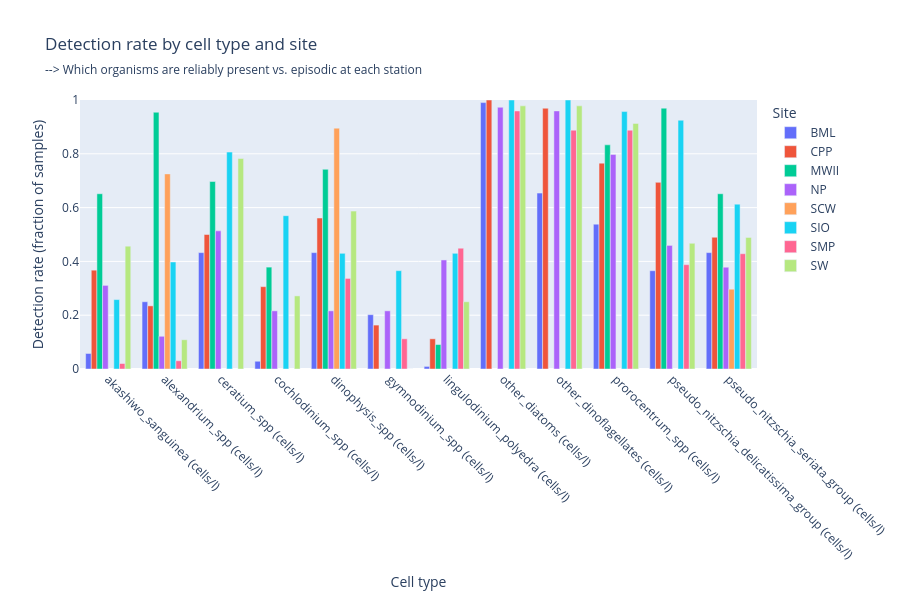

Notebook code for this chart:
### Code cell
fig_rate = px.bar(
    summary_,
    x="cell_type",
    y="detection_rate",
    color="site_code",
    barmode="group",
    title="Detection rate by cell type and site",
    subtitle=" --> Which organisms are reliably present vs. episodic at each station",
    labels={
        "cell_type": "Cell type",
        "detection_rate": "Detection rate (fraction of samples)",
        "site_code": "Site",
    },
)

fig_rate.update_layout(
    xaxis_tickangle=45,
    height=600,
    yaxis=dict(range=[0, 1]),
)

fig_rate.show()
fig_rate.write_image(FIG_DIR / 'who_rate.pdf')
fig_rate.write_image(FIG_DIR / 'who_rate.png')

### Figure 1 — Plotly figure (JSON) as saved in the notebook; plotly's stock layout.template omitted (floating-point values rounded to 4 significant figures)
{"data": [{"alignmentgroup": "True", "hovertemplate": "Site=BML<br>Cell type=%{x}<br>Detection rate (fraction of samples)=%{y}<extra></extra>", "legendgroup": "BML", "marker": {"color": "#636efa", "pattern": {"shape": ""}}, "name": "BML", "offsetgroup": "BML", "orientation": "v", "showlegend": true, "textposition": "auto", "type": "bar", "x": ["akashiwo_sanguinea (cells/l)", "alexandrium_spp (cells/l)", "ceratium_spp (cells/l)", "cochlodinium_spp (cells/l)", "dinophysis_spp (cells/l)", "gymnodinium_spp (cells/l)", "lingulodinium_polyedra (cells/l)", "other_diatoms (cells/l)", "other_dinoflagellates (cells/l)", "prorocentrum_spp (cells/l)", "pseudo_nitzschia_delicatissima_group (cells/l)", "pseudo_nitzschia_seriata_group (cells/l)"], "xaxis": "x", "y": [0.05769, 0.25, 0.4327, 0.02885, 0.4327, 0.2019, 0.009615, 0.9904, 0.6538, 0.5385, 0.3654, 0.4327], "yaxis": "y"}, {"alignmentgroup": "True", "hovertemplate": "Site=CPP<br>Cell type=%{x}<br>Detection rate (fraction of samples)=%{y}<extra></extra>", "legendgroup": "CPP", "marker": {"color": "#EF553B", "pattern": {"shape": ""}}, "name": "CPP", "offsetgroup": "CPP", "orientation": "v", "showlegend": true, "textposition": "auto", "type": "bar", "x": ["akashiwo_sanguinea (cells/l)", "alexandrium_spp (cells/l)", "ceratium_spp (cells/l)", "cochlodinium_spp (cells/l)", "dinophysis_spp (cells/l)", "gymnodinium_spp (cells/l)", "lingulodinium_polyedra (cells/l)", "other_diatoms (cells/l)", "other_dinoflagellates (cells/l)", "prorocentrum_spp (cells/l)", "pseudo_nitzschia_delicatissima_group (cells/l)", "pseudo_nitzschia_seriata_group (cells/l)"], "xaxis": "x", "y": [0.3673, 0.2347, 0.5, 0.3061, 0.5612, 0.1633, 0.1122, 1.0, 0.9694, 0.7653, 0.6939, 0.4898], "yaxis": "y"}, {"alignmentgroup": "True", "hovertemplate": "Site=MWII<br>Cell type=%{x}<br>Detection rate (fraction of samples)=%{y}<extra></extra>", "legendgroup": "MWII", "marker": {"color": "#00cc96", "pattern": {"shape": ""}}, "name": "MWII", "offsetgroup": "MWII", "orientation": "v", "showlegend": true, "textposition": "auto", "type": "bar", "x": ["akashiwo_sanguinea (cells/l)", "alexandrium_spp (cells/l)", "ceratium_spp (cells/l)", "cochlodinium_spp (cells/l)", "dinophysis_spp (cells/l)", "gymnodinium_spp (cells/l)", "lingulodinium_polyedra (cells/l)", "other_diatoms (cells/l)", "other_dinoflagellates (cells/l)", "prorocentrum_spp (cells/l)", "pseudo_nitzschia_delicatissima_group (cells/l)", "pseudo_nitzschia_seriata_group (cells/l)"], "xaxis": "x", "y": [0.6515, 0.9545, 0.697, 0.3788, 0.7424, 0.0, 0.09091, NaN, NaN, 0.8333, 0.9697, 0.6515], "yaxis": "y"}, {"alignmentgroup": "True", "hovertemplate": "Site=NP<br>Cell type=%{x}<br>Detection rate (fraction of samples)=%{y}<extra></extra>", "legendgroup": "NP", "marker": {"color": "#ab63fa", "pattern": {"shape": ""}}, "name": "NP", "offsetgroup": "NP", "orientation": "v", "showlegend": true, "textposition": "auto", "type": "bar", "x": ["akashiwo_sanguinea (cells/l)", "alexandrium_spp (cells/l)", "ceratium_spp (cells/l)", "cochlodinium_spp (cells/l)", "dinophysis_spp (cells/l)", "gymnodinium_spp (cells/l)", "lingulodinium_polyedra (cells/l)", "other_diatoms (cells/l)", "other_dinoflagellates (cells/l)", "prorocentrum_spp (cells/l)", "pseudo_nitzschia_delicatissima_group (cells/l)", "pseudo_nitzschia_seriata_group (cells/l)"], "xaxis": "x", "y": [0.3108, 0.1216, 0.5135, 0.2162, 0.2162, 0.2162, 0.4054, 0.973, 0.9595, 0.7973, 0.4595, 0.3784], "yaxis": "y"}, {"alignmentgroup": "True", "hovertemplate": "Site=SCW<br>Cell type=%{x}<br>Detection rate (fraction of samples)=%{y}<extra></extra>", "legendgroup": "SCW", "marker": {"color": "#FFA15A", "pattern": {"shape": ""}}, "name": "SCW", "offsetgroup": "SCW", "orientation": "v", "showlegend": true, "textposition": "auto", "type": "bar", "x": ["akashiwo_sanguinea (cells/l)", "alexandrium_spp (cells/l)", "ceratium_spp (cells/l)", "cochlodinium_spp (cells/l)", "dinophysis_spp (cells/l)", "gymnodinium_spp (cells/l)", "lingulodinium_polyedra (cells/l)", "other_diatoms (cells/l)", "other_dinoflagellates (cells/l)", "prorocentrum_spp (cells/l)", "pseudo_nitzschia_delicatissima_group (cells/l)", "pseudo_nitzschia_seriata_group (cells/l)"], "xaxis": "x", "y": [NaN, 0.7253, NaN, NaN, 0.8953, NaN, NaN, NaN, NaN, NaN, NaN, 0.2967], "yaxis": "y"}, {"alignmentgroup": "True", "hovertemplate": "Site=SIO<br>Cell type=%{x}<br>Detection rate (fraction of samples)=%{y}<extra></extra>", "legendgroup": "SIO", "marker": {"color": "#19d3f3", "pattern": {"shape": ""}}, "name": "SIO", "offsetgroup": "SIO", "orientation": "v", "showlegend": true, "textposition": "auto", "type": "bar", "x": ["akashiwo_sanguinea (cells/l)", "alexandrium_spp (cells/l)", "ceratium_spp (cells/l)", "cochlodinium_spp (cells/l)", "dinophysis_spp (cells/l)", "gymnodinium_spp (cells/l)", "lingulodinium_polyedra (cells/l)", "other_diatoms (cells/l)", "other_dinoflagellates (cells/l)", "prorocentrum_spp (cells/l)", "pseudo_nitzschia_delicatissima_group (cells/l)", "pseudo_nitzschia_seriata_group (cells/l)"], "xaxis": "x", "y": [0.2581, 0.3978, 0.8065, 0.5699, 0.4301, 0.3656, 0.4301, 1.0, 1.0, 0.957, 0.9247, 0.6129], "yaxis": "y"}, {"alignmentgroup": "True", "hovertemplate": "Site=SMP<br>Cell type=%{x}<br>Detection rate (fraction of samples)=%{y}<extra></extra>", "legendgroup": "SMP", "marker": {"color": "#FF6692", "pattern": {"shape": ""}}, "name": "SMP", "offsetgroup": "SMP", "orientation": "v", "showlegend": true, "textposition": "auto", "type": "bar", "x": ["akashiwo_sanguinea (cells/l)", "alexandrium_spp (cells/l)", "ceratium_spp (cells/l)", "cochlodinium_spp (cells/l)", "dinophysis_spp (cells/l)", "gymnodinium_spp (cells/l)", "lingulodinium_polyedra (cells/l)", "other_diatoms (cells/l)", "other_dinoflagellates (cells/l)", "prorocentrum_spp (cells/l)", "pseudo_nitzschia_delicatissima_group (cells/l)", "pseudo_nitzschia_seriata_group (cells/l)"], "xaxis": "x", "y": [0.02041, 0.03061, NaN, NaN, 0.3367, 0.1122, 0.449, 0.9592, 0.8878, 0.8878, 0.3878, 0.4286], "yaxis": "y"}, {"alignmentgroup": "True", "hovertemplate": "Site=SW<br>Cell type=%{x}<br>Detection rate (fraction of samples)=%{y}<extra></extra>", "legendgroup": "SW", "marker": {"color": "#B6E880", "pattern": {"shape": ""}}, "name": "SW", "offsetgroup": "SW", "orientation": "v", "showlegend": true, "textposition": "auto", "type": "bar", "x": ["akashiwo_sanguinea (cells/l)", "alexandrium_spp (cells/l)", "ceratium_spp (cells/l)", "cochlodinium_spp (cells/l)", "dinophysis_spp (cells/l)", "gymnodinium_spp (cells/l)", "lingulodinium_polyedra (cells/l)", "other_diatoms (cells/l)", "other_dinoflagellates (cells/l)", "prorocentrum_spp (cells/l)", "pseudo_nitzschia_delicatissima_group (cells/l)", "pseudo_nitzschia_seriata_group (cells/l)"], "xaxis": "x", "y": [0.4565, 0.1087, 0.7826, 0.2717, 0.587, 0.0, 0.25, 0.9783, 0.9783, 0.913, 0.4674, 0.4891], "yaxis": "y"}], "layout": {"barmode": "group", "height": 600, "legend": {"title": {"text": "Site"}, "tracegroupgap": 0}, "title": {"subtitle": {"text": " --> Which organisms are reliably present vs. episodic at each station"}, "text": "Detection rate by cell type and site"}, "xaxis": {"anchor": "y", "domain": [0, 1], "tickangle": 45, "title": {"text": "Cell type"}}, "yaxis": {"anchor": "x", "domain": [0, 1], "range": [0, 1], "title": {"text": "Detection rate (fraction of samples)"}}}}
